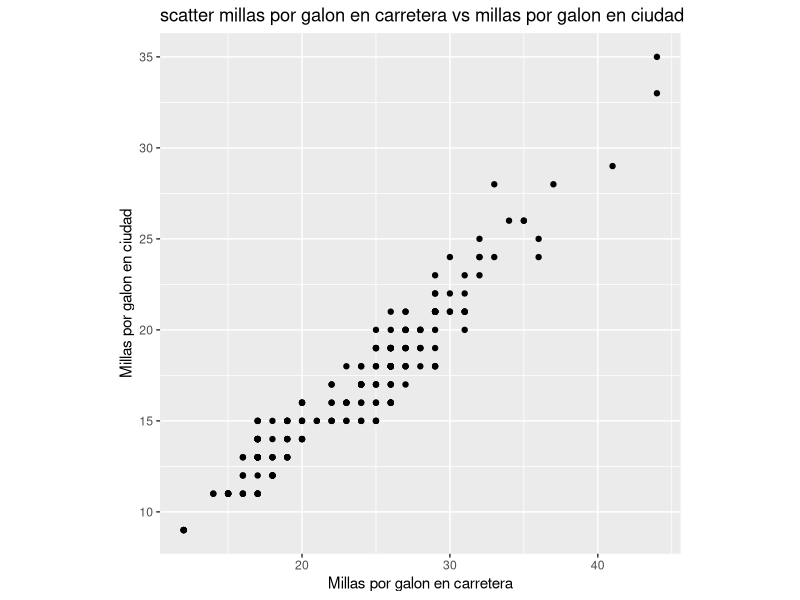

Generate this figure with R:
## ---- chunk 1
knitr::opts_chunk$set(echo = TRUE)
## ---- chunk 2

library(ggplot2)
  ggplot(data=mpg, aes(x=hwy, y=cty))+
  geom_point()+
  theme(aspect.ratio= 1)+
  labs(x= "Millas por galon en carretera", y= "Millas por galon en ciudad", title= "scatter millas por galon en carretera vs millas por galon en ciudad")

## ---- chunk 3
library(xtable)
xtable(mpg[1:5,1:5])

